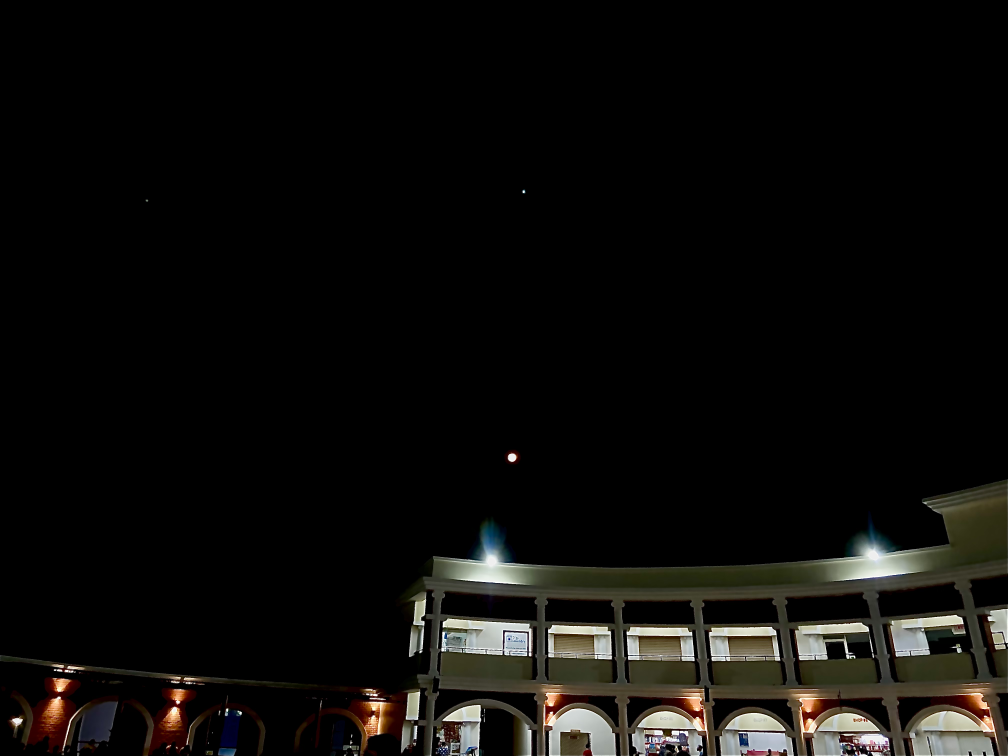
#> input picture OPENCV_TASK3/TOPHAT & BLACKHAT/sp.png, 4032 x 3024 px (shown at 1/4 size)
$ jupyter execute 'TOPHAT&BLACKHAT.ipynb'
#> lines starting #> are read from the running program, lines starting #| are printed output that depends on the picture
[cell 1]
import cv2
import numpy as np

[cell 2]
img1=cv2.imread('sp.png')
#> img1 is the input picture: shape (3024, 4032, 3); mean B, G, R 10.9, 12.9, 13.9

[cell 3]
kernel = np.ones((15, 15), np.float32) / 225
gray1= cv2.cvtColor(img1, cv2.COLOR_BGR2GRAY)
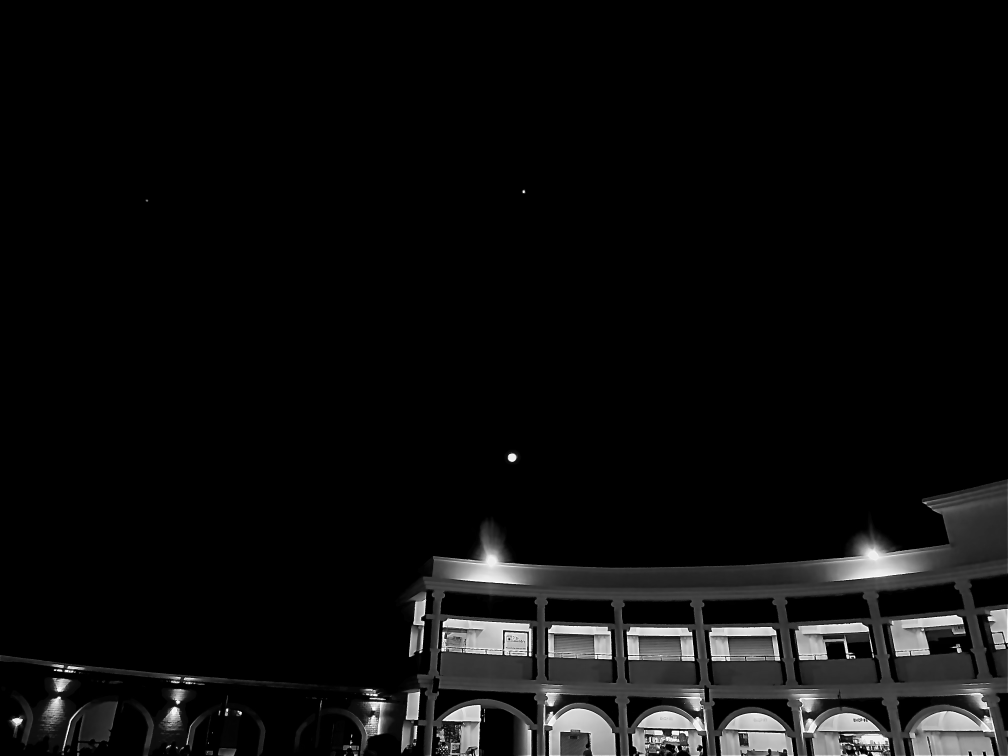
#> gray1: shape (3024, 4032) (shown at 1/4 size); min 0, max 255, mean 13
tophat_img = cv2.morphologyEx(gray1,cv2.MORPH_TOPHAT,kernel)
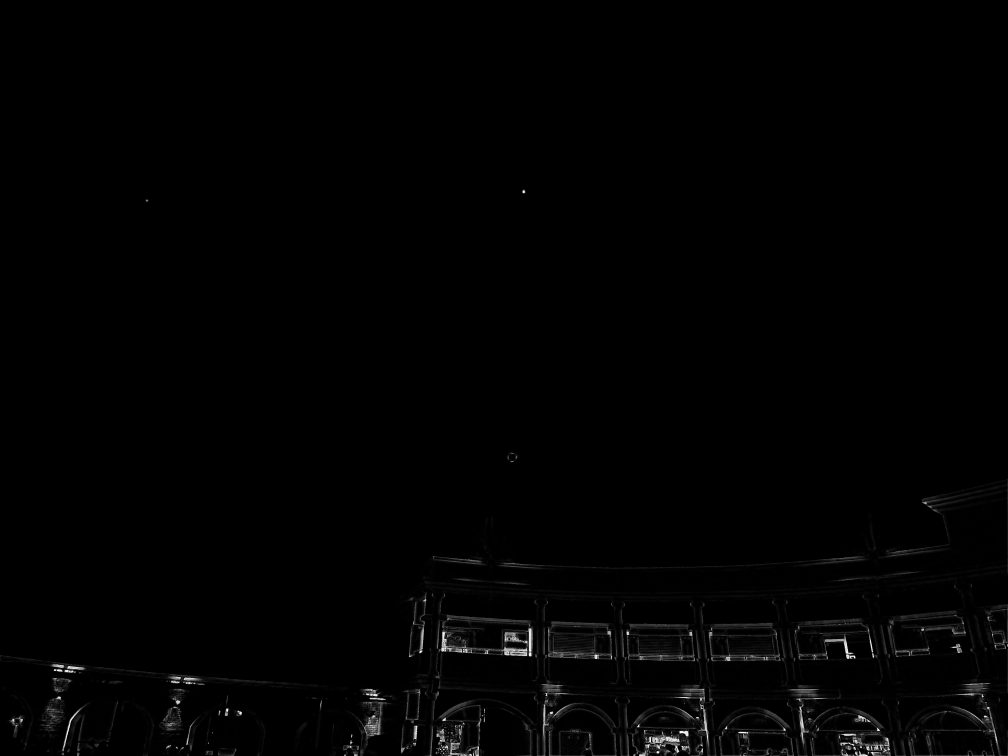
#> tophat_img: shape (3024, 4032) (shown at 1/4 size); min 0, max 255, mean 2.2
blackhat_img=cv2.morphologyEx(gray1,cv2.MORPH_BLACKHAT,kernel)
